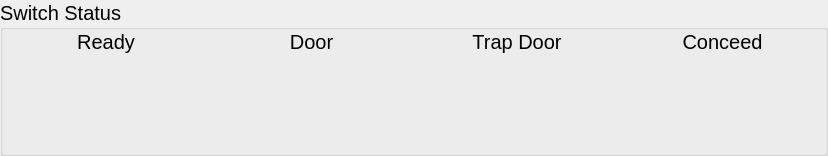
<?xml version="1.0" encoding="UTF-8"?>
<ui version="4.0">
 <class>PlayerStatusLights</class>
 <widget class="QWidget" name="PlayerStatusLights">
  <property name="geometry">
   <rect>
    <x>0</x>
    <y>0</y>
    <width>828</width>
    <height>156</height>
   </rect>
  </property>
  <property name="windowTitle">
   <string>Form</string>
  </property>
  <layout class="QGridLayout" name="gridLayout_2">
   <property name="leftMargin">
    <number>0</number>
   </property>
   <property name="topMargin">
    <number>0</number>
   </property>
   <property name="rightMargin">
    <number>0</number>
   </property>
   <property name="bottomMargin">
    <number>0</number>
   </property>
   <property name="spacing">
    <number>0</number>
   </property>
   <item row="0" column="0">
    <layout class="QGridLayout" name="gridLayout">
     <property name="spacing">
      <number>0</number>
     </property>
     <item row="0" column="0">
      <widget class="QGroupBox" name="groupBox">
       <property name="font">
        <font>
         <pointsize>15</pointsize>
        </font>
       </property>
       <property name="title">
        <string>Switch Status</string>
       </property>
       <layout class="QGridLayout" name="gridLayout_4">
        <property name="leftMargin">
         <number>0</number>
        </property>
        <property name="topMargin">
         <number>0</number>
        </property>
        <property name="rightMargin">
         <number>0</number>
        </property>
        <property name="bottomMargin">
         <number>0</number>
        </property>
        <property name="spacing">
         <number>0</number>
        </property>
        <item row="0" column="0">
         <layout class="QGridLayout" name="gridLayout_3">
          <property name="spacing">
           <number>0</number>
          </property>
          <item row="0" column="1">
           <widget class="QLabel" name="label_2">
            <property name="sizePolicy">
             <sizepolicy hsizetype="Preferred" vsizetype="Maximum">
              <horstretch>0</horstretch>
              <verstretch>0</verstretch>
             </sizepolicy>
            </property>
            <property name="text">
             <string>Door</string>
            </property>
            <property name="alignment">
             <set>Qt::AlignCenter</set>
            </property>
           </widget>
          </item>
          <item row="0" column="2">
           <widget class="QLabel" name="label_3">
            <property name="sizePolicy">
             <sizepolicy hsizetype="Preferred" vsizetype="Maximum">
              <horstretch>0</horstretch>
              <verstretch>0</verstretch>
             </sizepolicy>
            </property>
            <property name="text">
             <string>Trap Door</string>
            </property>
            <property name="alignment">
             <set>Qt::AlignCenter</set>
            </property>
           </widget>
          </item>
          <item row="0" column="3">
           <widget class="QLabel" name="label_4">
            <property name="sizePolicy">
             <sizepolicy hsizetype="Preferred" vsizetype="Maximum">
              <horstretch>0</horstretch>
              <verstretch>0</verstretch>
             </sizepolicy>
            </property>
            <property name="text">
             <string>Conceed</string>
            </property>
            <property name="alignment">
             <set>Qt::AlignCenter</set>
            </property>
           </widget>
          </item>
          <item row="0" column="0">
           <widget class="QLabel" name="label">
            <property name="sizePolicy">
             <sizepolicy hsizetype="Preferred" vsizetype="Maximum">
              <horstretch>0</horstretch>
              <verstretch>0</verstretch>
             </sizepolicy>
            </property>
            <property name="text">
             <string>Ready</string>
            </property>
            <property name="alignment">
             <set>Qt::AlignCenter</set>
            </property>
           </widget>
          </item>
          <item row="1" column="0">
           <widget class="StateIndicatorWidget" name="readyIndicator" native="true"/>
          </item>
          <item row="1" column="1">
           <widget class="StateIndicatorWidget" name="doorIndicator" native="true"/>
          </item>
          <item row="1" column="2">
           <widget class="StateIndicatorWidget" name="trapDoorIndicator" native="true"/>
          </item>
          <item row="1" column="3">
           <widget class="StateIndicatorWidget" name="conceedIndicator" native="true"/>
          </item>
         </layout>
        </item>
       </layout>
      </widget>
     </item>
    </layout>
   </item>
  </layout>
 </widget>
 <customwidgets>
  <customwidget>
   <class>StateIndicatorWidget</class>
   <extends>QWidget</extends>
   <header>stateindicatorwidget.h</header>
   <container>1</container>
  </customwidget>
 </customwidgets>
 <resources/>
 <connections/>
</ui>
